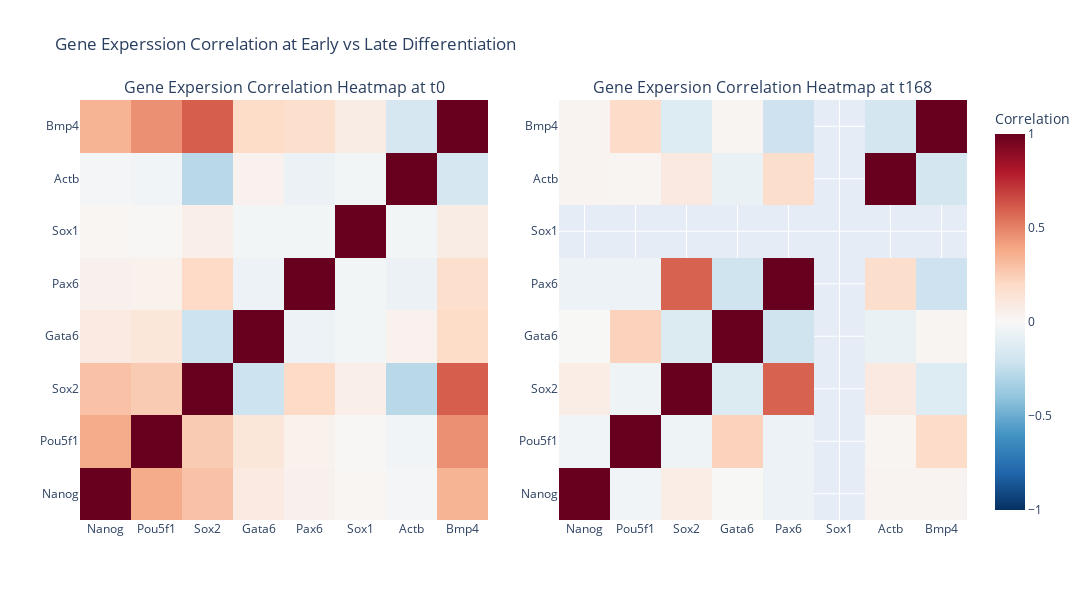

Source (notebook cell):
### Markdown cell above
### Part 3. Relationships between genes
Because the dataset is high-dimensional (cells are described across 96 genes), we canNOT visualize all relationships between our variables (genes). However, as in almost every real-world datasets, variables entertain strong or weak relations. In this part, we will try to identity which genes that have strong ties, and attempt to visualize how the behave together.

Once more, because the dataset is multi-dimensional, we will restrict our analysis to the subset of genes (although we can get away with an analysis of the whole set of genes in our current scenario of 96 genes) 

    genes = ['Nanog', 'Pou5f1', 'Sox2', 'Gata6', 'Pax6', 'Sox1', 'Actb', 'Bmp4'].

Create a figure with the following plots:

1. A **correlation heatmap** showing the correlations of all genes above at time O
2. A **correlation heatmap** showing the correlations of all genes above at time 168
3. From the first plot, pick the two genes with the highest correlation and create a **scatter plot** of both. Does the scatter trend verify the observed correlation ? Compare their correlation at time 168. What do you observe ?
4. From the second plot, pick the two genes with the highest correlation and create a **scatter plot** of both. Does the scatter trend verify the observed correlation ? Compare their correlation at time 0. What do you observe ?

Bonus: i.Think about improvements you could make on the scatter plots. What comes to mind ? Create a figure with two plots (Hint: different colors and/or markers for the two different cell types, etc.)
ii. How does the relationship of the 2 genes picked at (3.) evolve through all time points (0,24,48,72,69,120,144,168) ? What plot(s) can you use for this ?

### Code cell
import plotly.express as px
from plotly.subplots import make_subplots
import plotly.graph_objects as go

genes = ['Nanog', 'Pou5f1', 'Sox2', 'Gata6','Pax6', 'Sox1', 'Actb', 'Bmp4']
df_t0 = df[df["Time"] == 0]
df_t168 = df[df["Time"] == 168]

correlation_t0 = df_t0[genes].corr(method="pearson")
correlation_t168 = df_t168[genes].corr(method="pearson")

fig = make_subplots(
    rows=1,
    cols=2,
    horizontal_spacing=0.08,
    subplot_titles=(
        "Gene Expersion Correlation Heatmap at t0",
        "Gene Expersion Correlation Heatmap at t168"
    )
)

fig.add_trace(
    go.Heatmap(
        z=correlation_t0.values,
        x=genes,
        y=genes,
        zmin=-1,
        zmax=1,
        colorscale="RdBu_r",
        colorbar=dict(title="Correlation")
        ),
    row=1, col=1
)

fig.add_trace(
    go.Heatmap(
        z=correlation_t168.values,
        x=genes,
        y=genes,
        zmin=-1,
        zmax=1,
        colorscale="RdBu_r",
        showscale=False
        ),
    row=1, col=2
)

fig.update_layout(
    title="Gene Experssion Correlation at Early vs Late Differentiation",
    width=1200,
    height=600,
    template="plotly"
)

fig.show()

### Figure 1 — Plotly figure (JSON) as saved in the notebook; plotly's stock layout.template omitted (floating-point values rounded to 4 significant figures)
{"data": [{"colorbar": {"title": {"text": "Correlation"}}, "colorscale": [[0, "rgb(5,48,97)"], [0.1, "rgb(33,102,172)"], [0.2, "rgb(67,147,195)"], [0.3, "rgb(146,197,222)"], [0.4, "rgb(209,229,240)"], [0.5, "rgb(247,247,247)"], [0.6, "rgb(253,219,199)"], [0.7, "rgb(244,165,130)"], [0.8, "rgb(214,96,77)"], [0.9, "rgb(178,24,43)"], [1, "rgb(103,0,31)"]], "type": "heatmap", "x": ["Nanog", "Pou5f1", "Sox2", "Gata6", "Pax6", "Sox1", "Actb", "Bmp4"], "xaxis": "x", "y": ["Nanog", "Pou5f1", "Sox2", "Gata6", "Pax6", "Sox1", "Actb", "Bmp4"], "yaxis": "y", "z": [[1.0, 0.3741, 0.2921, 0.09042, 0.04773, 0.01779, -0.01822, 0.3449], [0.3741, 1.0, 0.2586, 0.1205, 0.04438, 0.007388, -0.03698, 0.46], [0.2921, 0.2586, 1.0, -0.213, 0.1981, 0.06391, -0.276, 0.6055], [0.09042, 0.1205, -0.213, 1.0, -0.05905, -0.02376, 0.04206, 0.1955], [0.04773, 0.04438, 0.1981, -0.05905, 1.0, -0.02616, -0.06282, 0.1748], [0.01779, 0.007388, 0.06391, -0.02376, -0.02616, 1.0, -0.02649, 0.07586], [-0.01822, -0.03698, -0.276, 0.04206, -0.06282, -0.02649, 1.0, -0.1749], [0.3449, 0.46, 0.6055, 0.1955, 0.1748, 0.07586, -0.1749, 1.0]], "zmax": 1, "zmin": -1}, {"colorscale": [[0, "rgb(5,48,97)"], [0.1, "rgb(33,102,172)"], [0.2, "rgb(67,147,195)"], [0.3, "rgb(146,197,222)"], [0.4, "rgb(209,229,240)"], [0.5, "rgb(247,247,247)"], [0.6, "rgb(253,219,199)"], [0.7, "rgb(244,165,130)"], [0.8, "rgb(214,96,77)"], [0.9, "rgb(178,24,43)"], [1, "rgb(103,0,31)"]], "showscale": false, "type": "heatmap", "x": ["Nanog", "Pou5f1", "Sox2", "Gata6", "Pax6", "Sox1", "Actb", "Bmp4"], "xaxis": "x2", "y": ["Nanog", "Pou5f1", "Sox2", "Gata6", "Pax6", "Sox1", "Actb", "Bmp4"], "yaxis": "y2", "z": [[1.0, -0.03678, 0.06934, 0.003475, -0.05602, NaN, 0.02969, 0.02625], [-0.03678, 1.0, -0.04692, 0.2339, -0.05898, NaN, 0.02036, 0.1876], [0.06934, -0.04692, 1.0, -0.1441, 0.5937, NaN, 0.09731, -0.1346], [0.003475, 0.2339, -0.1441, 1.0, -0.2066, NaN, -0.06659, 0.02347], [-0.05602, -0.05898, 0.5937, -0.2066, 1.0, NaN, 0.1783, -0.2107], [NaN, NaN, NaN, NaN, NaN, NaN, NaN, NaN], [0.02969, 0.02036, 0.09731, -0.06659, 0.1783, NaN, 1.0, -0.1827], [0.02625, 0.1876, -0.1346, 0.02347, -0.2107, NaN, -0.1827, 1.0]], "zmax": 1, "zmin": -1}], "layout": {"annotations": [{"font": {"size": 16}, "showarrow": false, "text": "Gene Expersion Correlation Heatmap at t0", "x": 0.23, "xanchor": "center", "xref": "paper", "y": 1, "yanchor": "bottom", "yref": "paper"}, {"font": {"size": 16}, "showarrow": false, "text": "Gene Expersion Correlation Heatmap at t168", "x": 0.77, "xanchor": "center", "xref": "paper", "y": 1, "yanchor": "bottom", "yref": "paper"}], "height": 600, "title": {"text": "Gene Experssion Correlation at Early vs Late Differentiation"}, "width": 1200, "xaxis": {"anchor": "y", "domain": [0, 0.46]}, "xaxis2": {"anchor": "y2", "domain": [0.54, 1]}, "yaxis": {"anchor": "x", "domain": [0, 1]}, "yaxis2": {"anchor": "x2", "domain": [0, 1]}}}
